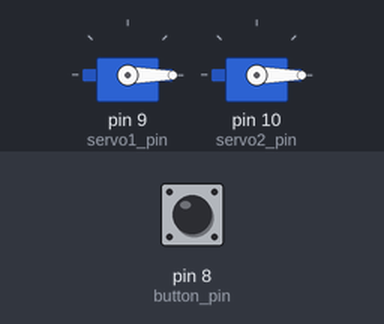
Simulated run of this sketch. Board: Arduino Uno, built with avr-gcc and run on an emulated ATmega328P. On the bench: 2 × servo. Inputs (shaded band) come from the test bench; at power-on: pin 8 (button_pin) HIGH.

Above: at 2.0 s.
2.1 s: pin 8 (button_pin) pulled LOW for 0.15 s
At 2.41 s:
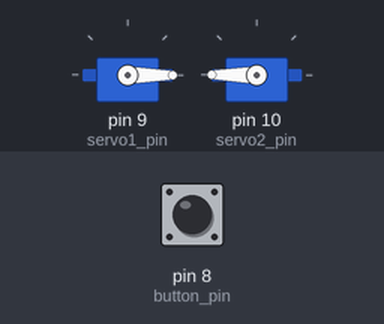
4.5 s: pin 8 (button_pin) pulled LOW for 3.2 s
At 5.21 s:
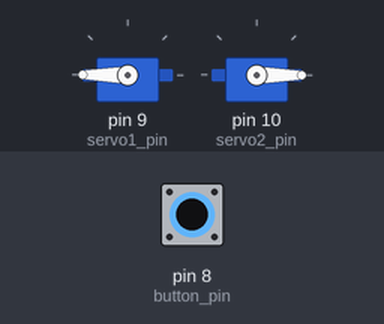
Timing chart, 0 to 9.5 s (numbered marks = the images above; inputs shaded):
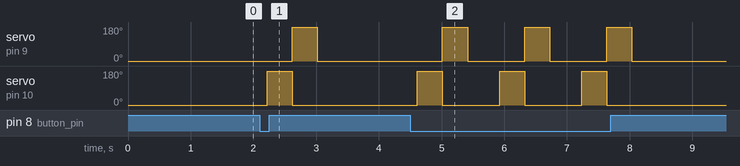

Measured:
- after the input at 2.1 s, servo on pin 9 (servo1_pin): 0° → 180° after 0.52 s, → 0° 0.40 s later; servo on pin 10 (servo2_pin): 0° → 180° after 0.12 s, → 0° 0.40 s later
- after the input at 4.5 s, servo on pin 9 (servo1_pin): alternates 180° for 0.40 s and 0° for 0.91 s, 6 changes in all, then stays 0°, starting after 0.51 s; servo on pin 10 (servo2_pin): alternates 180° for 0.40 s and 0° for 0.91 s, 6 changes in all, then stays 0°, starting after 0.11 s

The sketch:

SMD_Flipper.ino
```cpp
/*
 Control servos for SMD component flipper
 */

#include <Servo.h>

const uint16_t servo1_pin = 9;
const uint16_t servo2_pin = 10;
const uint16_t button_pin = 8;

Servo myservoA;  // create servo object to control a servo
Servo myservoB;  // create servo object to control a servo

uint16_t posA = 0;    // variable to store the servo position
uint16_t posB = 0;    // variable to store the servo position

void setup() {
  myservoA.write(posA);              // tell servo to go to position in variable 'pos'
  myservoB.write(posB);              // tell servo to go to position in variable 'pos'
  myservoA.attach(servo1_pin);  // attaches the servo on pin 9 to the servo object
  myservoB.attach(servo2_pin);  // attaches the servo on pin 9 to the servo object

  pinMode(servo1_pin, INPUT_PULLUP);
  pinMode(servo2_pin, INPUT_PULLUP);
  pinMode(button_pin, INPUT_PULLUP);

  // power servos
  pinMode(servo1_pin, OUTPUT);
  pinMode(servo2_pin, OUTPUT);
  goPos(0,0,800);
  // unpower servos
  pinMode(servo1_pin, INPUT_PULLUP);
  pinMode(servo2_pin, INPUT_PULLUP);
}

void loop() {
  if (buttonPressedDebounced()) {
    // power servos
    pinMode(servo1_pin, OUTPUT);
    pinMode(servo2_pin, OUTPUT);
    // do movement
    goPos(0,0,100);
    goPos(0,180,400);
    goPos(180,0,400);
    goPos(0,0,400);
    // unpower servos
    pinMode(servo1_pin, INPUT_PULLUP);
    pinMode(servo2_pin, INPUT_PULLUP);
  }
}

bool buttonPressedDebounced() {
  bool buttonPressed = (digitalRead(button_pin) == LOW);
  for (uint8_t i=0; i<10; i++) {
    delay(1);
    buttonPressed = buttonPressed && (digitalRead(button_pin) == LOW);
  }
  return buttonPressed;
}

void goPos(uint16_t a,uint16_t b,uint16_t delayForMovement) {
  myservoA.write(a);
  myservoB.write(b);
  delay(delayForMovement);
}
```
